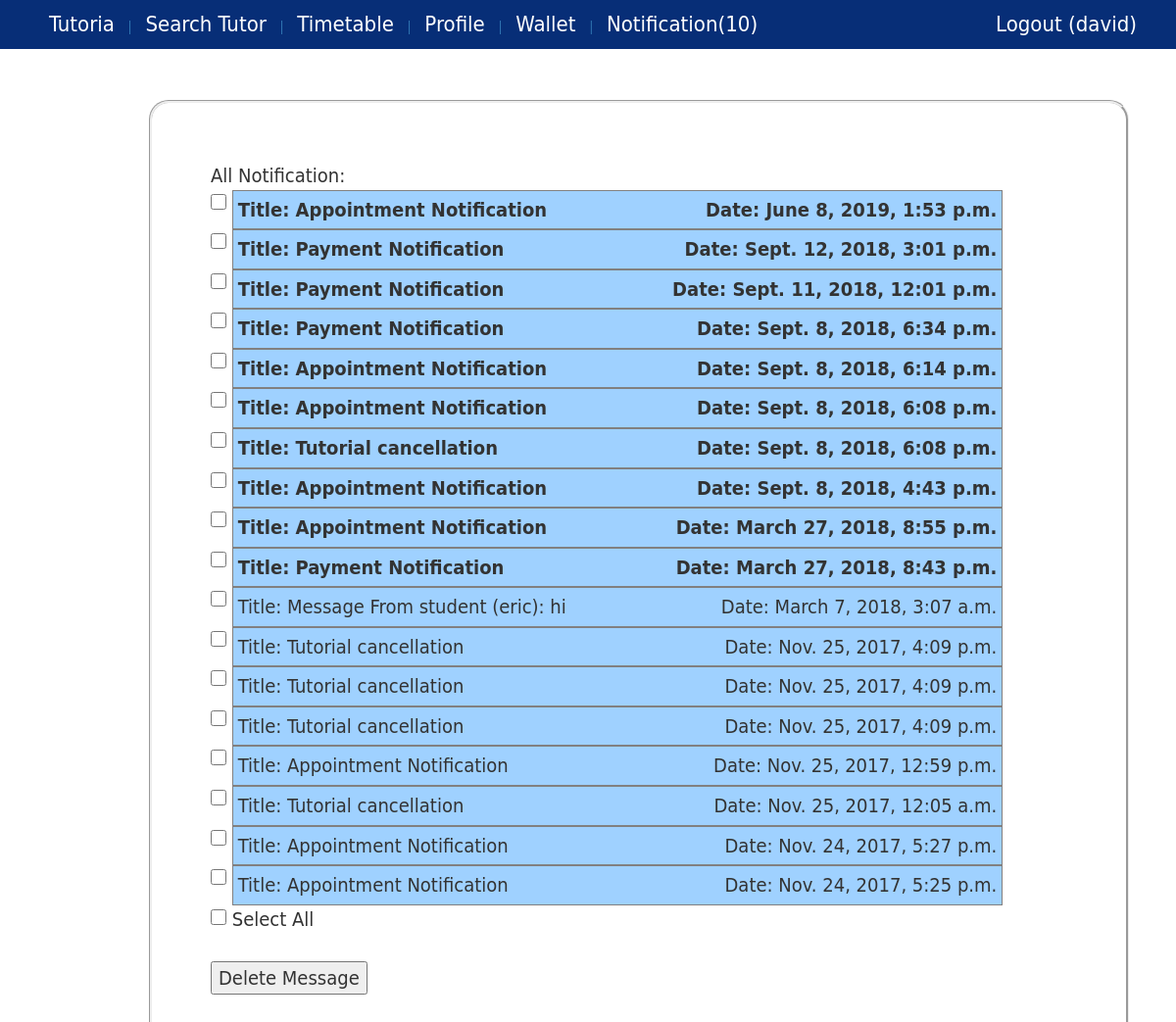
/notification/ (signed in), run on the app's committed database.
### core/models.py (models this page shows, shortened)
class Profile(models.Model):
    user = models.OneToOneField(User, on_delete=models.CASCADE)
    phone = models.CharField(max_length=20)
    user_type =  models.ForeignKey(UserType)
    image = models.ImageField(upload_to='profile_image',blank=True)
    wallet = models.OneToOneField(Wallet)
    @property
    def hasNotification(self):
        return len(Notification.objects.filter(profile=self,checked=False))>0
    @property
    def getNotificationNum(self):
        return len(Notification.objects.filter(profile=self,checked=False))

class Notification(models.Model):
    profile = models.ForeignKey(Profile, on_delete=models.CASCADE)
    title = models.CharField(max_length=100)
    message = models.CharField(max_length=1000)
    date = models.DateTimeField()
    checked = models.BooleanField(default=False)

### core/views.py (the view)
# urls.py: url(r'^notification/$', views.notification, name='view_notification'),
def notification(request):
    if request.user.username =="admin":
        request.session['title'] = "Restricted Access"
        request.session['message'] = "You are logged-in as admin."
        return HttpResponseRedirect(reverse('message'))
    if request.POST:
        msg=""
        context={}
        if 'message_id' in request.POST:
            IDs = request.POST.getlist('message_id')
        if len(IDs)==0:
            notif_list = Notification.objects.filter(profile=request.user.profile).order_by('-date')
            context={'list':notif_list,'msg': "No item is selected."}
            return render(request, 'notification.html', context)
        for each in IDs:
            try:
                s = Notification.objects.get(pk=each)
            except:
                notif_list = Notification.objects.filter(profile=request.user.profile).order_by('-date')
                context={'list':notif_list,'msg': "Item is already deleted."}
                return render(request, 'notification.html', context)
            s.delete()
        msg+="{} notifications has been deleted.".format(len(IDs))
        context['msg']=msg
        notif_list = Notification.objects.filter(profile=request.user.profile).order_by('-date')
        context['list']=notif_list
        return render(request, 'notification.html', context)
    else:
        notif_list = Notification.objects.filter(profile=request.user.profile).order_by('-date')
        context={'list':notif_list}
        return render(request, 'notification.html', context)

### core/templates/notification.html (shortened to what this page needs)
{% extends 'base.html' %}
{% block content %}
    {% if list %}
        All Notification:
        <form action="{% url 'view_notification' %}" method="post">
            {% for each in list %}
                <div id="msg_{{each.id}}" class="msg_wrapper">
                        <input type="checkbox" name="message_id" value="{{each.id}}" class="checkbox_group"/>
                        <div class="second_wrapper">
                            {% if not each.checked %}
                                <div id="title_{{each.id}}" style="font-weight: bold" class="title_group">
                                    <span>Title: {{each.title}}</span>
                                    <span class="pull-right">Date: {{each.date}}</span>
                                </div>
                            {% else %}
                                <div id="title_{{each.id}}" class="title_group">
                                    <span>Title: {{each.title}}</span>
                                    <span class="pull-right">Date: {{each.date}}</span>
                                </div>
                            {% endif %}
                        </div>
                </div>
            {% endfor %}
        <input type="checkbox" id="select_all" onclick="selectAll()" class="checkbox_group"/> Select All
        <br/><br/>
        <input type="submit" value="Delete Message" onclick="return confirmDeleteMessage()">
    </form>
    {% else %}
        <h2>No Notification yet.</h2>
    {% endif %}
{% endblock %}

### core/templates/base.html (shortened to what this page needs)
{% load static %}
<!DOCTYPE html>
<html>
<head>
    <link rel="stylesheet" href="{% static 'css/base.css' %}">
    <link rel="stylesheet" href="https://maxcdn.bootstrapcdn.com/bootstrap/3.3.7/css/bootstrap.min.css">
</head>
<body>
    <div id="wrapper">
        <header>
            <nav id="navigation">
                <ul>
                    <a href="{% url 'homepage' %}">
                        <li>Tutoria</li>
                    </a>
                    {% ifnotequal user.username "admin" %}
                        {% if user.is_authenticated %}
                            <a href="{% url 'search_tutor' %}">
                                | <li>Search Tutor</li>
                            </a>
                            <a href="{% url 'view_timetable' %}">
                                | <li>Timetable</li>
                            </a>
                            <a href="{% url 'edit_profile' %}">
                                | <li>Profile</li>
                            </a>
                            <a href="{% url 'view_wallet' %}">
                                | <li>Wallet</li>
                            </a>
                            <a href="{% url 'view_notification' %}">
                                {%if user.profile.hasNotification %}
                                    | <li>Notification({{user.profile.getNotificationNum}})</li>
                                {% else %}
                                    | <li>Notification</li>
                                {% endif %}
                            </a>
                            <a href="{% url 'logout' %}" id="logoutButton" class="pull-right">
                                <li>Logout ({{ user.username }}) </li>
                            </a>
                        {% endif %}
                    {% endifnotequal %}
                </ul>
            </nav>
        </header>
        <div id="main">
            <article>
                <section class="box">
                    {% block content %} {% endblock %}
        </div>
    </div>
</body>
</html>

### core/static/css/base.css (style rules this page uses)
* { margin:0 auto; padding:0 auto; }
html,body { height:100%; }
#wrapper { min-height:100%; position:relative; }
a:link { text-decoration: none; }
nav#navigation { position: fixed; border-radius:10px; top:0; left:0; right:0; width: 100%; height: 50px; background-color:rgba(255,255,255,0.2); z-index: 1; }
nav#navigation ul { box-sizing:border-box; list-style:none; height:50px; padding-bottom:5px; background-color:rgb(7, 46, 119); top:5px; }
nav#navigation ul li { box-sizing:border-box; font-family:"Gill Sans", "Gill Sans MT", "Myriad Pro", "DejaVu Sans Condensed", Helvetica, Arial, sans-serif; font-size:22px; font-weight:300; display:inline; border-radius:10px; color:rgb(255, 255, 255); position:relative; line-height:50px; padding-left:10px; padding-right:10px; }
#main { padding-top:50px; padding-bottom:50px; }
.box { overflow: hidden; font-size:20px; font-family:"Gill Sans", "Gill Sans MT", "Myriad Pro", "DejaVu Sans Condensed", Helvetica, Arial, sans-serif; box-sizing:border-box; width:1000px; padding:60px; border:groove; border-radius:20px; margin:2px; position:relative; top:50px; left:150px; }
#logoutButton, #logoutButton, #signupButton { padding-right: 30px; }

### core/templates/notification.html (style rules this page uses)
.checkbox_group { width: 16px; height: 16px; vertical-align: top; }
.msg_wrapper { display: block; }
.second_wrapper { display: inline-block; }
.second_wrapper { width: 90%; }
.title_group { display: block; padding: 5px; text-align: left; background-color: #9fd1ff; border: solid 1px #818080; word-wrap: break-word; }

### data on the page
Notification: title "Appointment Notification", date "June 8, 2019, 1:53 p.m."
Notification: title "Payment Notification", date "Sept. 12, 2018, 3:01 p.m."
Notification: title "Payment Notification", date "Sept. 11, 2018, 12:01 p.m."
Notification: title "Payment Notification", date "Sept. 8, 2018, 6:34 p.m."
Notification: title "Appointment Notification", date "Sept. 8, 2018, 6:14 p.m."
Notification: title "Appointment Notification", date "Sept. 8, 2018, 6:08 p.m."
Notification: title "Tutorial cancellation", date "Sept. 8, 2018, 6:08 p.m."
Notification: title "Appointment Notification", date "Sept. 8, 2018, 4:43 p.m."
Notification: title "Appointment Notification", date "March 27, 2018, 8:55 p.m."
Notification: title "Payment Notification", date "March 27, 2018, 8:43 p.m."
Notification: title "Message From student (eric): hi", date "March 7, 2018, 3:07 a.m."
Notification: title "Tutorial cancellation", date "Nov. 25, 2017, 4:09 p.m."
Notification: title "Tutorial cancellation", date "Nov. 25, 2017, 4:09 p.m."
Notification: title "Tutorial cancellation", date "Nov. 25, 2017, 4:09 p.m."
Notification: title "Appointment Notification", date "Nov. 25, 2017, 12:59 p.m."
Notification: title "Tutorial cancellation", date "Nov. 25, 2017, 12:05 a.m."
Notification: title "Appointment Notification", date "Nov. 24, 2017, 5:27 p.m."
Notification: title "Appointment Notification", date "Nov. 24, 2017, 5:25 p.m."

### other printed values
{{ user.profile.getNotificationNum }} "10"
{{ user.username }} "david"
